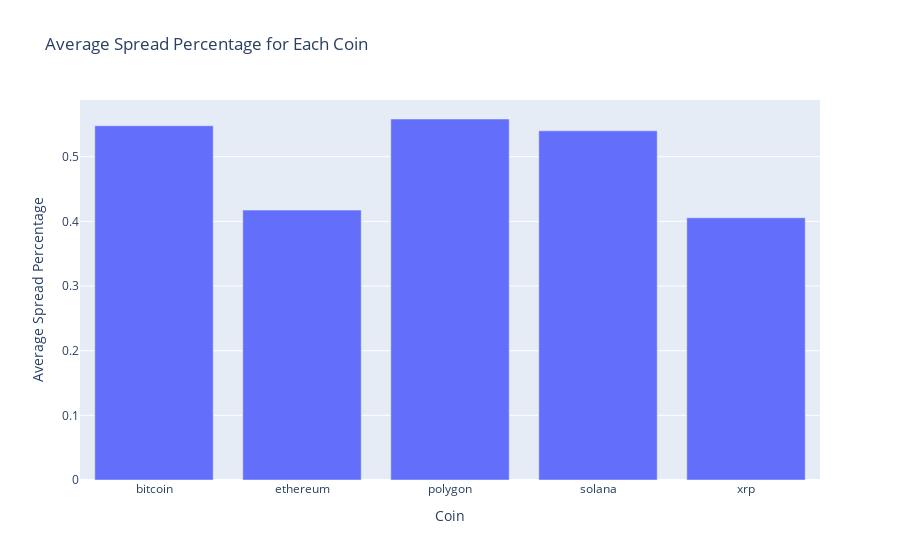

Notebook source saved alongside this figure:
### Markdown cell above
##### Average Spread Percentage by Coin
- Calculate the average spread percentge for each coin to identify coins with more favorable arbitrage opportunities. This helps in optimizing the selection of coins and diversifying risks.

### Code cell
avg_spread_by_coin = luffy_df.groupby('currency')['spread_percentage'].mean().reset_index()
avg_spread_by_coin_plot = px.bar(
    avg_spread_by_coin,
    x='currency',
    y='spread_percentage',
    title='Average Spread Percentage for Each Coin',
    labels={'spread_percentage':'Average Spread Percentage', 'currency':'Coin'}
)

avg_spread_by_coin_plot.show()

### Figure 1 — Plotly figure (JSON) as saved in the notebook; plotly's stock layout.template omitted (floating-point values rounded to 4 significant figures)
{"data": [{"alignmentgroup": "True", "hovertemplate": "Coin=%{x}<br>Average Spread Percentage=%{y}<extra></extra>", "legendgroup": "", "marker": {"color": "#636efa", "pattern": {"shape": ""}}, "name": "", "offsetgroup": "", "orientation": "v", "showlegend": false, "textposition": "auto", "type": "bar", "x": ["bitcoin", "ethereum", "polygon", "solana", "xrp"], "xaxis": "x", "y": [0.5479, 0.4174, 0.5583, 0.54, 0.4056], "yaxis": "y"}], "layout": {"barmode": "relative", "legend": {"tracegroupgap": 0}, "title": {"text": "Average Spread Percentage for Each Coin"}, "xaxis": {"anchor": "y", "domain": [0, 1], "title": {"text": "Coin"}}, "yaxis": {"anchor": "x", "domain": [0, 1], "title": {"text": "Average Spread Percentage"}}}}
